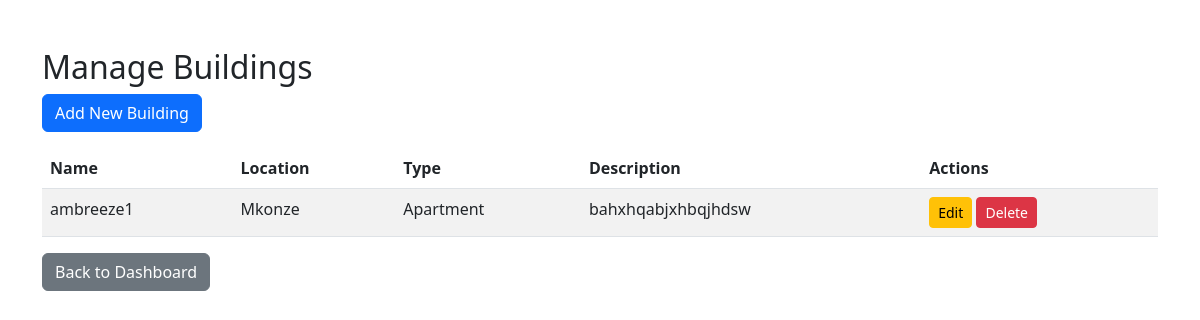
Page /buildings/ (signed in) on the committed database.
### core/models.py (models this page shows, shortened)
class Building(models.Model):
    TYPE_CHOICES = (
        ('apartment', 'Apartment'),
        ('house', 'House'),
    )
    name = models.CharField(max_length=255)
    location = models.CharField(max_length=255)
    type = models.CharField(max_length=20, choices=TYPE_CHOICES)
    description = models.TextField(blank=True)

### core/views.py (the view)
# urls.py: path('buildings/', views.BuildingListView.as_view(), name='building_list'),
class BuildingListView(ListView):
    model = Building
    template_name = 'core/building_list.html'
    context_object_name = 'buildings'
    def get(self, request, *args, **kwargs):
        if request.user.role != 'admin':
            messages.error(request, "Access denied: You are not authorized to view this page.")
            return HttpResponseForbidden("Access denied")
        return super().get(request, *args, **kwargs)

### core/templates/core/building_list.html
{% extends 'core/base.html' %}
{% block content %}
<div class="mt-5">
    <h2>Manage Buildings</h2>
    <a href="{% url 'building_create' %}" class="btn btn-primary mb-3">Add New Building</a>
    <table class="table table-striped">
        <thead>
            <tr>
                <th>Name</th>
                <th>Location</th>
                <th>Type</th>
                <th>Description</th>
                <th>Actions</th>
            </tr>
        </thead>
        <tbody>
            {% for building in buildings %}
            <tr>
                <td>{{ building.name }}</td>
                <td>{{ building.location }}</td>
                <td>{{ building.get_type_display }}</td>
                <td>{{ building.description }}</td>
                <td>
                    <a href="{% url 'building_update' building.pk %}" class="btn btn-sm btn-warning">Edit</a>
                    <a href="{% url 'building_delete' building.pk %}" class="btn btn-sm btn-danger">Delete</a>
                </td>
            </tr>
            {% empty %}
            <tr>
                <td colspan="5">No buildings found.</td>
            </tr>
            {% endfor %}
        </tbody>
    </table>
    <a href="{% url 'admin_dashboard' %}" class="btn btn-secondary">Back to Dashboard</a>
</div>
{% endblock %}

### rows in the picture
Building: name "ambreeze1", location "Mkonze", type "Apartment", description "bahxhqabjxhbqjhdsw"
